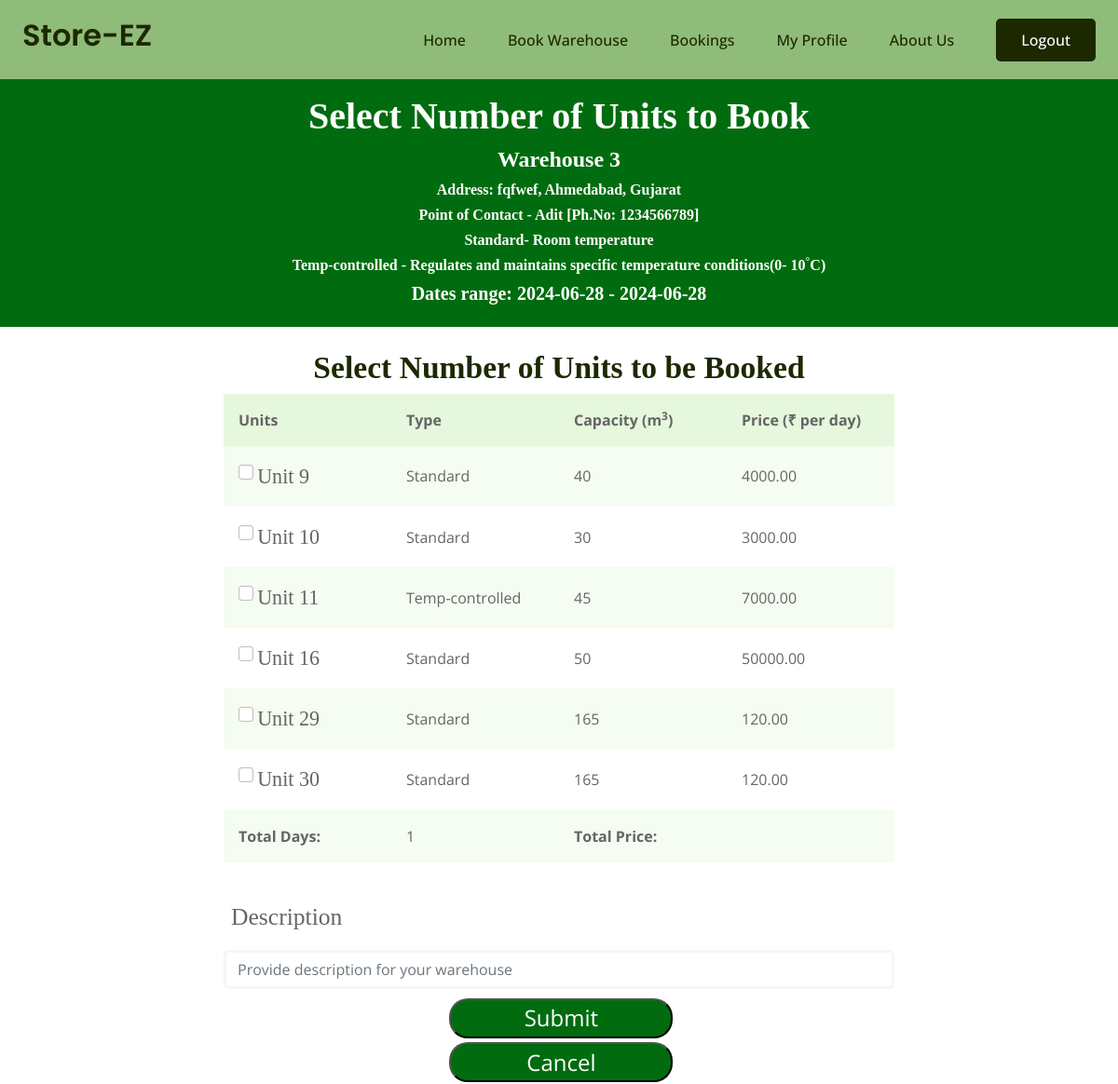
Page /farmer/book/3/2024-06-28/2024-06-28 (signed in) on the committed database.
### mainapp/models.py (models this page shows, shortened)
class Warehouse(models.Model):
    name = models.CharField(max_length=100)
    address = models.TextField()
    city = models.CharField(max_length=100)
    state = models.CharField(max_length=100)
    poc_name = models.CharField(max_length=100, null=True)
    poc_phone_no = models.DecimalField(max_digits=10, decimal_places=0)
    owner = models.ForeignKey(Warehouse_owner, on_delete=models.CASCADE)
    image = models.ImageField(default="images/default_warehouse_image.jpg",upload_to="images/warehouse/",blank=True,null=True)
    latitude = models.FloatField(default=23.1862737352)
    longitude = models.FloatField(default = 72.6283225558)

class Unit(models.Model):
    id = models.BigAutoField(primary_key=True)
    type = models.CharField(max_length=100) # Check box field
    capacity = models.IntegerField()
    price = models.DecimalField(max_digits=10, decimal_places=2)
    warehouse = models.ForeignKey(Warehouse, on_delete=models.CASCADE)

### farmer/views.py (the view, shortened to what this page needs)
# urls.py: path("farmer/book/<int:id>/<str:start>/<str:end>",views.book,name='book'),
@login_required(login_url='login')
def book(request,id, start, end):
    warehouse = Warehouse.objects.get(id=id)
    all_units = warehouse.unit_set.all()
    end_date = datetime.strptime(end, '%Y-%m-%d').date()
    start_date = datetime.strptime(start, '%Y-%m-%d').date()
    booked_units = Booking.objects.filter(start_date__lte=end_date,end_date__gte=start_date). \
            values_list('unit', flat=True).exclude(unit=None).distinct()
    unbooked_units = all_units.exclude(id__in=booked_units.values_list('unit'))
    total_days = (end_date - start_date).days + 1
    assert(total_days>0)
    context = {'startdate':start, 'enddate':end, 'units':unbooked_units, 'total_days':total_days,'id':warehouse.id, 'warehouse':warehouse}
    return render(request,'farmer/book.html',context)

### farmer/templates/farmer/book.html (shortened to what this page needs)
{% extends 'farmerbase.html' %}
{% load static %}
{% block css %}
<link rel="stylesheet" href="{% static 'farmer/css/tableunit.css' %}">
<link rel="stylesheet" href="{% static 'farmer/css/book1.css' %}" />
{% endblock %}
{%block content%}
<div class="outer-box container-fluid " >
  <div class="" style="background-color: #016C0F;">
      <div class="py-3 d-flex flex-column justify-content-end align-items-center mb-4 rempad">
          <div class="font-large">
            <h3 class="ff" style="font-size: 100%; text-decoration-line:none; -webkit-text-fill-color: white;">
              Select Number of Units to Book</h3>
            <h4 class="ff" style="color:white">Warehouse {{id}}</h4>
            <h6 class="ff" style="color:white">Address: {{warehouse.address}}, {{warehouse.city}}, {{warehouse.state}} </h6>
            <h6 class="ff" style="color:white">Point of Contact - {{warehouse.poc_name}} [Ph.No: {{warehouse.poc_phone_no}}]</h6>
            <h6 class="ff" style="color:white">Standard- Room temperature</h6>
            <h6 class="ff" style="color:white">Temp-controlled - Regulates and maintains specific temperature conditions(0- 10<sup>°</sup>C)</h6>
            <h5 class="ff" style="color:white">Dates range: {{startdate}} - {{enddate}}</h5>
          </div>
        </div>
    </div>
      <form action="" method="post">
        <div class="table-layout">
          <h1 class="text-center ff" style="font-size: 210%">Select Number of Units to be Booked</h1>
        </div>
        <div class="table-container">
          <table>
            <tr>
              <th>Units</th>
              <th>Type</th>
              <th>Capacity (m<sup>3</sup>)</th>
              <th>Price (₹ per day)</th>
            </tr>
            {% for unit in units %}
            <tr>
              <td data-cell="{{unit.id}}">
                <input class="form-check-input" name="checkbox" type="checkbox" value="{{unit.id}}">
                <label class="form-check-label ff" for="defaultCheck1" style="font-size: 138%;">
                  Unit {{unit.id}}
                </label></td>
              <td data-cell="Unit Type" style="width:15%;">{% if unit.type == "Hot" %}Standard{% else %}Temp-controlled {% endif %}</td>
              <td data-cell="Unit Capacity">{{unit.capacity}}</td>
              <td data-cell="Unit Price">{{unit.price}}</td>
            </tr>
            {% endfor %}
            <tr>
              <td ><b>Total Days:</b></td>
              <td > {{total_days}}</td>
              <td ><b>Total Price:</b> </td>
              <td id="totalPriceDisplay"></td>
            </tr>
          </table>
        </div>
      <div id="totalPriceDisplay" class="p-2" style="font-size:20px">
      </div>
        <div class="form-group pb-2 redw">
          <label class="py-3 ff m-2 pb-2" for="formGroupExampleInput" style="font-size: 160%;">Description</label>
          <input type="text" class="form-control"  name="description" id="formGroupExampleInput"
            placeholder="Provide description for your warehouse" maxlength=200>
        </div>
        <div class="submit-btn">
          <input type="submit" class="" >
        </div>
      </form>
      <div class="cancel-btn" style="width: 20%;">
        <form action="{% url 'search'%}" method="get">
          <button  onclick="location.href='{% url 'search' %}'" type='submit'> Cancel </button>
        </form>
      </div>
</div>
{% endblock %}

### templates/farmerbase.html (shortened to what this page needs)
<!DOCTYPE html>
{% load static %}
<html lang="en">
<head>
    <link href="https://cdnjs.cloudflare.com/ajax/libs/font-awesome/5.10.0/css/all.min.css" rel="stylesheet">
    <link href="https://cdn.jsdelivr.net/npm/bootstrap-icons@1.4.1/font/bootstrap-icons.css" rel="stylesheet">
    <link href="{%static 'css/bootstrap.min.css' %}" rel="stylesheet">
    <link href="{%static 'css/base.css' %}" rel="stylesheet">
    {% block css %}
    {% endblock %}
</head>
<body>
    <div class="container-fluid sticky-top bg-primary">
        <div class="container ">
            <nav class="navbar navbar-expand-lg navbar-light p-0 ">
                <a href="{% url 'homepage' %}" class="navbar-brand">
                    <h2 class="text-black">Store-EZ</h2>
                </a>
                <div class="collapse navbar-collapse" id="navbarCollapse">
                    <div class="navbar-nav ms-auto"  id='my_response_nav'>
                        <a href="{% url 'homepage' %}" class="nav-item nav-link text-black">Home</a>
                        {% if request.user.is_authenticated %}
                            <a href="{% url 'search' %}" class="nav-item nav-link">Book Warehouse</a>
                            <a href="{% url 'farmer_currentbooking' %}" class="nav-item nav-link">Bookings</a>
                            <a href="{% url 'farmer_profile' %}" class="nav-item nav-link">My Profile</a>
                        {% endif %}
                        <a href="{% url 'aboutus' %}" class="nav-item nav-link">About Us</a>
                    </div>
                    {% if request.user.is_authenticated %}
                    <a href="{% url 'logout' %}" class="btn btn-dark py-2 px-4 d-none d-lg-inline-block">Logout</a>
                    {% else %}
                    <a href="{% url 'login' %}" class="btn btn-dark py-2 px-4 d-none d-lg-inline-block">Login/Sign Up</a>
                    {% endif %}
                </div>
            </nav>
        </div>
    </div>
    {% block content %}
    {% endblock content %}
</body>
</html>

### static/css/base.css (style rules this page uses)
.btn { font-weight: 500; transition: .5s; }
.sticky-top { top: -150px; transition: .5s; }
.navbar { padding: 11px 0 !important; height: 85px; }
.navbar .navbar-nav .nav-link { margin-right: 45px; padding: 0; color: var(--bs-dark); font-weight: 500; transition: .5s; outline: none; }
* { margin:0; padding:0; box-sizing:border-box; }
h3 { font-family:Quicksand; }

### farmer/static/farmer/css/tableunit.css (style rules this page uses)
.table-container { margin: auto; max-width:60%; }
table { width:100%; border-collapse:collapse; }
caption,th,td { padding:1rem; }
th { cursor:pointer; }
caption,th { text-align:left; }
th { background: hsl(99.9 62.8% 83.1% / 0.5); }
tr:nth-of-type(2n) { background:hsl(99.9 62.8% 83.1% / 0.2); }

### farmer/static/farmer/css/book1.css (style rules this page uses)
.outer-box { padding-left: 0%; padding-right: 0%; }
.bg-primary { background-color: black; }
.font-large { color: white; font-size: 2.5em; text-align: center; }
.rempad { border-radius: 50%; }
table { table-layout: fixed ; width: 100% ; }
td { width: 33% ; }
.ff { font-family: "Times New Roman", Times, serif; }
.redw { margin: auto; width: 60%; }
.submit-btn { margin: auto; max-width: 20%; }
.submit-btn input { padding: 0.5%; background-color: #016C0F; width: 100%; margin: 1%; color: #fff; font-size: 1.5rem; border-radius: 20px; }
.cancel-btn { margin: auto; width: 20%; }
.cancel-btn button { margin: auto; padding: 0.5%; background-color: #016C0F; width: 100%; margin: 1%; color: #fff; font-size: 1.5rem; border-radius: 20px; }

### rows in the picture
Warehouse: address "fqfwef", city "Ahmedabad", state "Gujarat", poc_name "Adit", poc_phone_no "1234566789"
Unit: id "9", type "Standard", capacity "40", price "4000.00"
Unit: id "10", type "Standard", capacity "30", price "3000.00"
Unit: id "11", type "Temp-controlled", capacity "45", price "7000.00"
Unit: id "16", type "Standard", capacity "50", price "50000.00"
Unit: id "29", type "Standard", capacity "165", price "120.00"
Unit: id "30", type "Standard", capacity "165", price "120.00"

### other values in the picture
{{ id }} "3"
{{ startdate }} "2024-06-28"
{{ enddate }} "2024-06-28"
{{ total_days }} "1"
